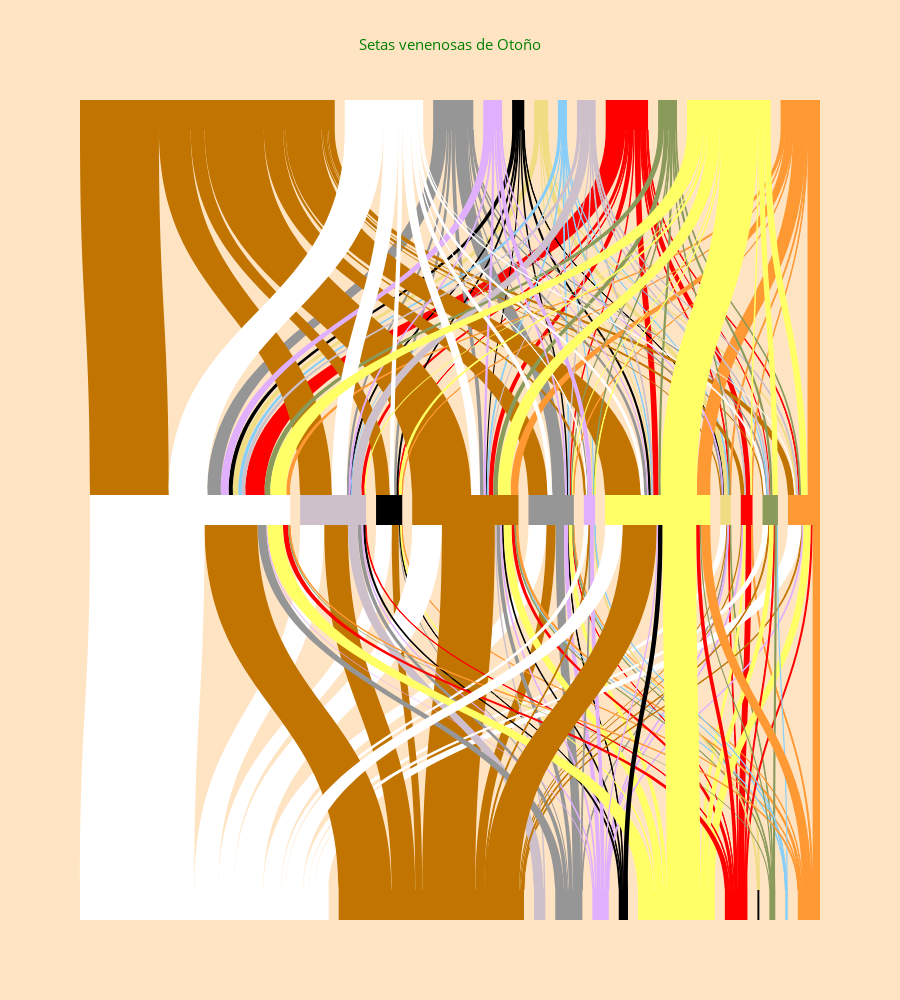

Notebook code cell kept with this figure:
### Code cell
# Sankey plot setup
data_trace = dict(
    type='sankey',
    domain = dict(
      x =  [0,1],
      y =  [0,1]
    ),
    orientation = "v",
    valueformat = ".0f",
    node = dict(
      pad = 10,
      thickness = 30,
      line = dict(
        color = "white",
        width = 0
      ),
#     label =  df_nodes['Label'].dropna(axis=0, how='any'),
       color = df_nodes['Color']
    ),
    link = dict(
      source = links['Source'].dropna(axis=0, how='any'),
      target = links['Target'].dropna(axis=0, how='any'),
      value = links['Value'].dropna(axis=0, how='any'),
      color = links['Link Color'].dropna(axis=0, how='any'),
  )
)

layout = dict(
        title = "Setas venenosas de Otoño",
    height = 1000,
    font = dict(
      size = 11, color ='green'),
    paper_bgcolor="bisque")



fig = dict(data=[data_trace], layout=layout)

iplot(fig, validate=False)

### Figure 1 — Plotly figure (JSON) as saved in the notebook; plotly's stock layout.template omitted (floating-point values rounded to 4 significant figures; data arrays with more than 128 entries replaced by an {"elided": "..."} marker saying what was removed)
{"data": [{"domain": {"x": [0, 1], "y": [0, 1]}, "link": {"color": {"elided": "180 str values"}, "source": {"elided": "180 int values"}, "target": {"elided": "180 int values"}, "value": {"elided": "180 int values"}}, "node": {"color": ["rgb(255, 0, 0)", "rgb(138, 154, 91)", "rgb(0, 0, 0)", "rgb(255, 255, 255)", "rgb(193, 116, 0)", "rgb(224, 176, 255)", "rgb(240, 220, 130)", "rgb(135,206,250)", "rgb(205, 192, 203)", "rgb(255,255,102)", "rgb(150,  150, 150)", "rgb(255, 153, 51)", "rgb(255, 0, 0)", "rgb(138, 154, 91)", "rgb(0, 0, 0)", "rgb(150,  150, 150)", "rgb(255, 255, 255)", "rgb(224, 176, 255)", "rgb(205, 192, 203)", "rgb(255,255,102)", "rgb(240, 220, 130)", "rgb(193, 116, 0)", "rgb(255, 153, 51)", "rgb(255, 0, 0)", "rgb(138, 154, 91)", "rgb(0, 0, 0)", "rgb(150,  150, 150)", "rgb(255, 255, 255)", "rgb(224, 176, 255)", "rgb(0, 0, 0)", "rgb(135,206,250)", "rgb(205, 192, 203)", "rgb(255,255,102)", "rgb(193, 116, 0)", "rgb(255, 153, 51)"], "line": {"color": "white", "width": 0}, "pad": 10, "thickness": 30}, "orientation": "v", "type": "sankey", "valueformat": ".0f"}], "layout": {"font": {"color": "green", "size": 11}, "height": 1000, "paper_bgcolor": "bisque", "title": "Setas venenosas de Otoño"}}
